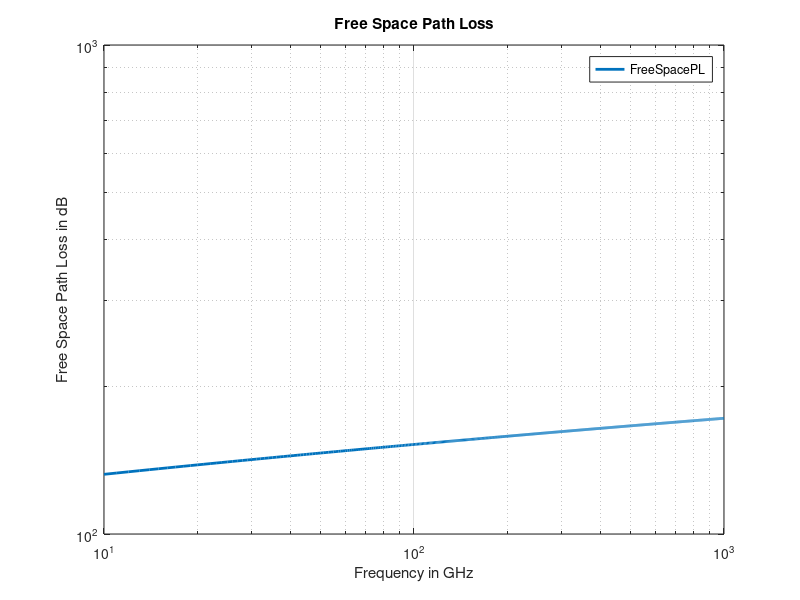

The MATLAB source for this figure: (Note: this script raises an error after producing the figure.)
%% Initialization
clear; close all; clc
%% ===  Free Space Path Loss with Frequency ====

%Defining the frequency range in GigaHertz
f_GHz = 10:1000;
%Free Space Path Loss Model obtained from calculations
freeSpaceLoss = 112.44778322 + 20*log10(f_GHz);

% Plotting Data
figure;
loglog(f_GHz,freeSpaceLoss,  'LineWidth', 2);
grid on;
xlabel('Frequency in GHz');
ylabel('Free Space Path Loss in dB');
title('Free Space Path Loss');legend('FreeSpacePL');

fprintf('Program paused. Press enter to continue.\n');
pause;
%% ===  Rain Attenuation with Frequency ====

range = 10e3;  % Distance between transmitter and receiver in m
rainrate = 20; % Rain rate in mm/h
elev = 0;      % Elevation angle of the propagation path
tau = 0;       % Polarization tilt angle of the signal

% Defining the frequency range in Hertz
freq = f_GHz*1e9;
% calculating Rain Attenuation
rainAttenuation = rainpl(range,freq,rainrate,elev,tau);

% Plotting Data
figure;
loglog(f_GHz,rainAttenuation, 'LineWidth', 2);
grid on;
xlabel('Frequency in GHz');
ylabel('Rain Attenuation in dB')
title('Rain Attenuation for Horizontal Polarization');
legend('RainPL');

fprintf('Program paused. Press enter to continue.\n');
pause;
%% ===  Fog Attenuation with Frequency ====

temp = 31;  % Ambient Temperature in celcious
dens = 0.5; % Liquid Water Density in g/m^3

% calculating Fog Attenuation
fogAttenuation = fogpl(range,freq,temp,dens);

% Plotting Data
figure;
loglog(f_GHz,fogAttenuation, 'LineWidth', 2);
grid on;
xlabel('Frequency in GHz');
ylabel('Fog Attenuation in dB')
title('Fog Attenuation');legend('FogPL');

fprintf('Program paused. Press enter to continue.\n');
pause;
%% ===  Atmospheric Gases Attenuation with Frequency  ====

rou = 30.4;     % Water Vapor Density in g/m^3 
p =  101325;    % Atmospheric Pressure in Pa at sea level

% calculating Fog Attenuation
gasAttenuation = gaspl(range,freq,temp, p, rou);

% Plotting Data
figure;
loglog(f_GHz,gasAttenuation, 'LineWidth', 2);
grid on;
xlabel('Frequency in GHz');
ylabel('Atmospheric Gases Attenuation in dB')
title('Atmospheric Gases Attenuation');legend('GasPL');

fprintf('Program paused. Press enter to continue.\n');
pause;
%% ======== Total Path Loss with Frequency ======

% Calculating total Attenuation
Totalpathloss = freeSpaceLoss + rainAttenuation + ...
                fogAttenuation +gasAttenuation;

% Plotting Data
figure;
loglog(f_GHz, Totalpathloss,  'LineWidth', 2);
grid on;
xlabel('Frequency in GHz');
ylabel('Total Path Loss in dB')
title('Total Path Loss'); legend('TotalPL')

fprintf('Program paused. Press enter to continue.\n');
pause;
%% ===== To view all losses on the same figure =====

figure;
loglog(f_GHz,freeSpaceLoss,  'LineWidth', 2); 
hold on;
loglog(f_GHz,rainAttenuation, 'LineWidth', 2);
loglog(f_GHz,fogAttenuation, 'LineWidth', 2);
loglog(f_GHz,gasAttenuation, 'LineWidth', 2);
loglog(f_GHz, Totalpathloss, 'LineWidth', 2);
grid on;
xlabel('Frequency in GHz');
ylabel('Path Loss in dB')
title('Propagation Losses with Frequency')
legend('FreeSpacePL','RainPL','FogPL','GasPL','TotalPL');